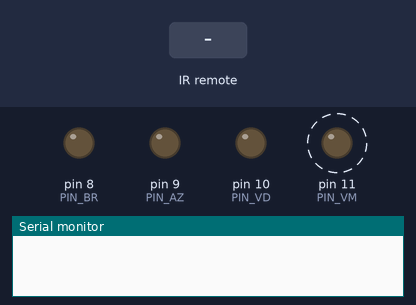
A sketch run on a simulated Arduino Uno, built with avr-gcc and run on an emulated ATmega328P. Shown: output pins drawn as LEDs (lit = HIGH), the last lines printed to the serial monitor. Dashed ring = blinking. The test bench sets the inputs (shaded band).

Above: at 1.2 s.
1.3 s: infrared code 0xFFA25D received
At 1.72 s:
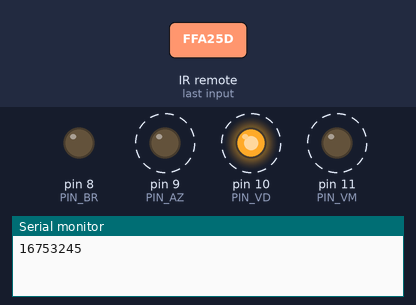
Timing chart, 0 to 10.3 s (numbered marks = the images above; inputs shaded):
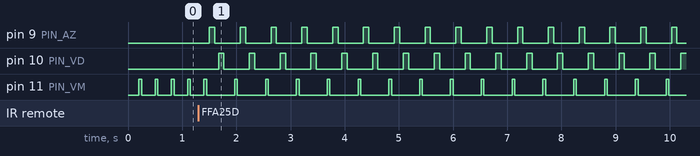

Measured:
- after the input at 1.3 s, pin 9 (PIN_AZ): alternates HIGH for 0.10 s and LOW for 0.47 s, starting after 0.20 s; pin 10 (PIN_VD): alternates HIGH for 0.10 s and LOW for 0.47 s, starting after 0.37 s; pin 11 (PIN_VM): alternates HIGH for 0.05 s and LOW for 0.52 s, starting after 0.67 s
- by itself, pin 11 (PIN_VM): alternates HIGH for 0.05 s and LOW for 0.25 s

The sketch:

sendIR_TAI_1.1.ino
```cpp
// sendIR_TAI_1.1.ino
#include "IRremote.h"
#include "IRremoteInt.h"

//int PinIR = 3; Def na Lib.
int RECV_PIN = 4;
int PIN_BR = 8;
int PIN_AZ = 9;
int PIN_VD = 10;
int PIN_VM = 11;
bool Rele = false;

IRrecv irrecv(RECV_PIN);
decode_results results;
IRsend irsend;

void select(decode_results results);
void blinkStatus(int op);
void LGEnergySaving();

void setup()
{
	irrecv.enableIRIn(); // Start the receiver
	pinMode(PIN_BR, OUTPUT);
	pinMode(PIN_AZ, OUTPUT);
	pinMode(PIN_VD, OUTPUT);
	pinMode(PIN_VM, OUTPUT);
	digitalWrite(PIN_BR, LOW);
	digitalWrite(PIN_AZ, LOW);
	digitalWrite(PIN_VD, LOW);
	digitalWrite(PIN_VM, LOW);
  	Serial.begin(9600);
}

void loop() {
  	if (irrecv.decode(&results)) {
  		blinkStatus(1);
  		Serial.print(results.value);
  		Serial.print("   ");
  		select(results);
  		blinkStatus(2);
  		//results.value=0;
	}
	delay(200);
	irrecv.enableIRIn();
	//irrecv.resume(); // Receive the next value
  	blinkStatus(3);
}

void select(decode_results results){
	switch (results.value) {
	    case 16753245://Liga Desliga
	      irsend.sendNEC(0x20DF10EF,32);
	      break;
	    case 16736925://Mode
	      irsend.sendNEC(0x20DF0CF3,32);
	      break;
	    //case 4294967295:// Alternativo
	    case 16769565://Mute
	      //irsend.sendNEC(0x20DF906F,32);
	      irsend.sendSony(0xa90,12);
	      if(Rele)
	      	digitalWrite(PIN_BR, 0);
	      else
	      	digitalWrite(PIN_BR, 100);
	      	Rele=!Rele;
	      Serial.println("foi");
	   	  break;
	   	case 16720605://Play/Pause
	      irsend.sendNEC(0x20DF22DD,32);
	   	  break;
	   	case 16712445://Back
	      irsend.sendNEC(0x20DF807F,32);
	   	  break;
	   	case 16761405://Forward
	      irsend.sendNEC(0x20DF00FF,32);
	   	  break;
	   	case 16769055://EQ -> EnergySaving
			LGEnergySaving();
	   	  break;
	   	case 16754775://-
	      irsend.sendNEC(0x20DFC03F,32);
	      delay(30);
	      irsend.sendNEC(0x20DF827D,32);
	   	  break;
	   	case 16748655://+
	      irsend.sendNEC(0x20DF40BF,32);
	      delay(30);
	      irsend.sendNEC(0x20DF02FD,32);
	   	  break;
	   	/*case :// 0

	   	  break;*/
	   	case 16750695:// Rand -> Exit
	      irsend.sendNEC(0x20DFDA25,32);
	   	  break;
	   	/*case ://

	   	  break;
	   	case ://

	   	  break;
	   	case ://

	   	  break;
	   	case ://

	   	  break;
	   	case ://

	   	  break;*/
	}
	//asm volatile ("jmp 0"); //Restart Arduino
}

void blinkStatus(int op){
	switch (op) {
		case 0: //Branco = Status
	        digitalWrite(PIN_BR, 100);
		    delay(100);
		    digitalWrite(PIN_BR, 0);
	      break;
	    case 1: //Azul = Enviado
	        digitalWrite(PIN_AZ, 100);
		    delay(100);
		    digitalWrite(PIN_AZ, 0);
	      break;
	    case 2: //Verde = Recebido
	        digitalWrite(PIN_VD, 100);
		    delay(100);
		    digitalWrite(PIN_VD, 0);
	      break;
	    case 3: //Vermelho = Erro/Esperando
	        digitalWrite(PIN_VM, 100);
		    delay(50);
		    digitalWrite(PIN_VM, 0);
		    delay(50);
	      break;
	}
}

void LGEnergySaving(){
	blinkStatus(1);
	irsend.sendNEC(0x20DFC23D,32);//Settings
    delay(50);
    irsend.sendNEC(0x20DF22DD,32);//ok
    delay(50);
    irsend.sendNEC(0x20DF609F,32);//right
    delay(50);
}
```
